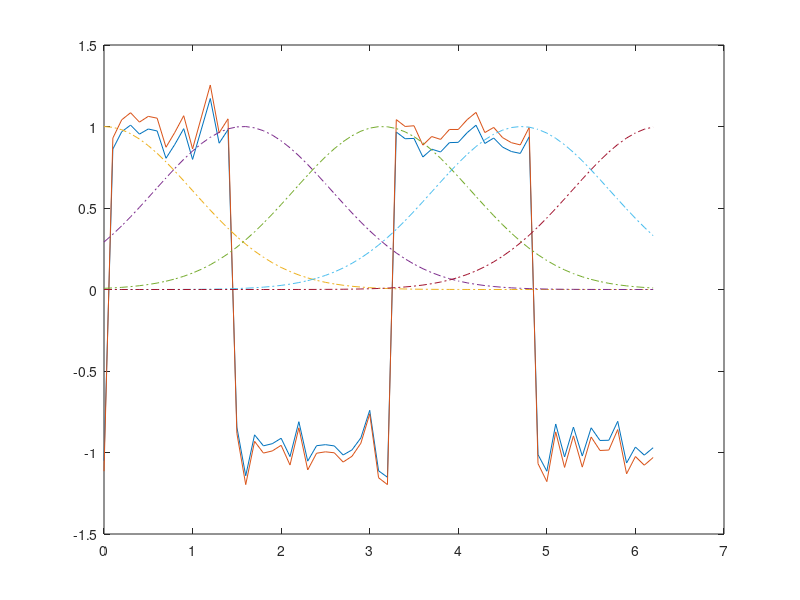
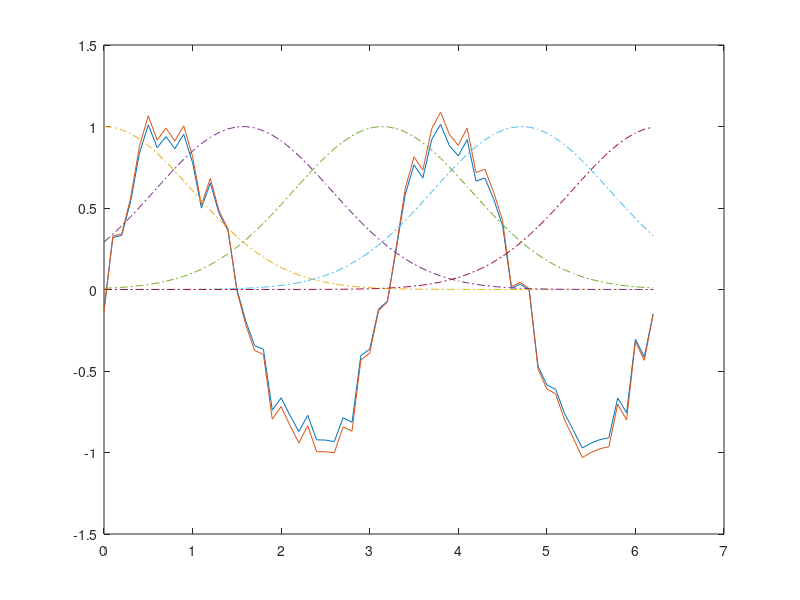

MATLAB code for these plots, in order:
%
%3.1 Test
clear all
close all

x_input = 0:0.1:2*pi;
x_test = 6:5:61;

% f_sin = (sin(2*x_input));
% f_square = sign(2*f_sin);

%With added noise
f_sin = (sin(2*x_input))+ randn(1,length(x_input))*0.1;
f_square = sign(2*f_sin)+ randn(1,length(x_input))*0.1;

n_nodes = 5;
epochs = 500;
eta = 0.005;
holdout = 5;

w_r = 0.1 *randn(1,n_nodes)';
w_s = 0.1 *randn(1,n_nodes)';

% mu_r = zeros(1,n_nodes)';
% mu_s = zeros(1,n_nodes)';
mu_r = linspace(0,2*pi,n_nodes)'; 
mu_s = linspace(0,2*pi,n_nodes)';

sigma_r = ones(1,n_nodes)'*1;
sigma_s = ones(1,n_nodes)'*1;

rbf_nodes_r = exp(-(x_input-mu_r).^2./(2*sigma_r));
rbf_nodes_s = exp(-(x_input-mu_s).^2./(2*sigma_s));

residual_r = [];
residual_s = [];

for k = 1:epochs

output_r = sum(w_r.*rbf_nodes_r);
output_s = sum(w_s.*rbf_nodes_s);

ksi_r = 0.5*(output_r - f_square).^2;
ksi_s = 0.5*(output_s - f_sin).^2;
    
e_r = (f_square - output_r);
e_s = (f_sin - output_s);

delta_r = eta*e_r.*rbf_nodes_r;
delta_s = eta*e_s.*rbf_nodes_s;

w_r = w_r + delta_r;
w_s = w_s + delta_s;


diff_r = mean((output_r - f_square).^2);
diff_s = mean((output_s - f_sin).^2);

output_r_update = sum(w_r.*rbf_nodes_r);
output_s_update = sum(w_s.*rbf_nodes_s);

residual_r = [residual_r,mean(abs(output_r_update(x_test) - f_square(x_test)))];
residual_s = [residual_s,mean(abs(output_s_update(x_test) - f_sin(x_test)))];

plot(x_input,output_r_update)
hold on
plot(x_input,f_square)
for i = 1:size(rbf_nodes_r,1)
    plot(x_input,rbf_nodes_r(i,:),'linestyle','-.')
end
hold off
drawnow

pause(0.1)

end

plot(x_input,output_r)
hold on
plot(x_input,f_square)
for i = 1:size(rbf_nodes_r,1)
    plot(x_input,rbf_nodes_r(i,:),'linestyle','-.')
end

figure()
plot(x_input,output_s)
hold on
plot(x_input,f_sin)
for i = 1:size(rbf_nodes_s,1)
    plot(x_input,rbf_nodes_s(i,:),'linestyle','-.')
end

% residual_r_step = mean(abs(sign(output_r_update(x_test)) - f_square(x_test)))
% residual_s = mean(abs(output_s_update(x_test) - f_sin(x_test)))